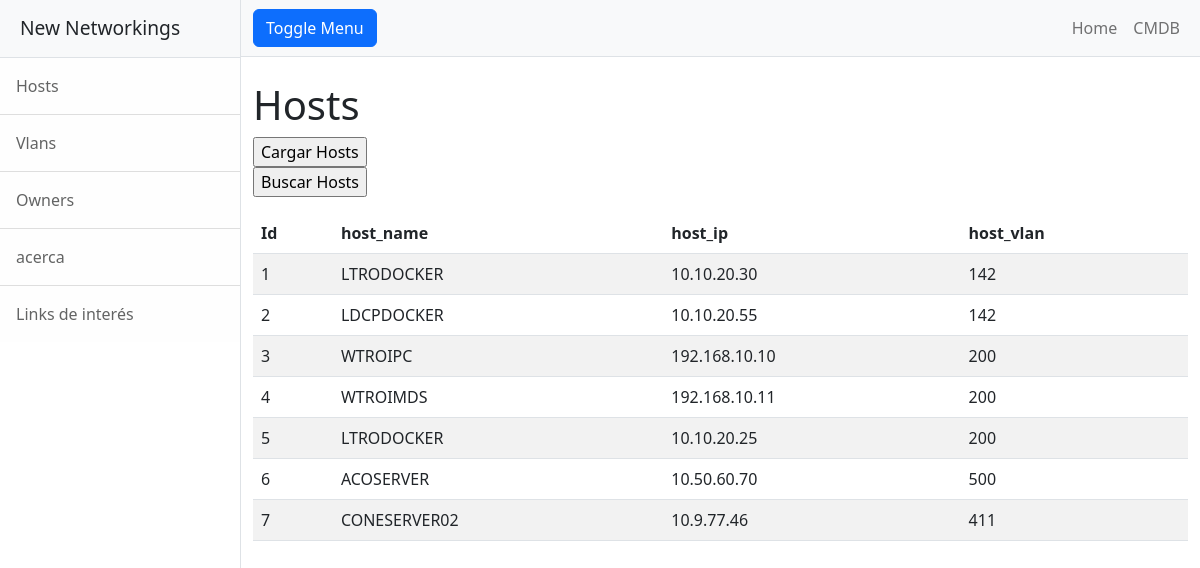
Page /hosts/ on the committed database.
### entidades/models.py (models this page shows)
class Hosts(models.Model):
    host_name = models.CharField(max_length=50)
    host_ip = models.CharField(max_length=18)
    host_vlan = models.IntegerField()

### entidades/views.py (the view)
# urls.py: path('hosts/', hosts, name="hosts"),
def hosts(request):
     contexto = {"hosts": Hosts.objects.all()}
     return render(request, "entidades/hosts.html", contexto)

### entidades/templates/entidades/hosts.html (shortened to what this page needs)
{% extends "entidades/index.html" %}
{% block titulo %}
 <h1 class="mt-4"> Hosts </h1>
 <form action= "{% url 'hostsForm' %}">
    <input type="submit" value="Cargar Hosts" />
 </form>
 <form action= "{% url 'buscarHosts' %}">
    <input type="submit" value="Buscar Hosts" />
 </form>
{% endblock titulo %}
{% block contenido %}
<table class="table table-striped">
    <thead>
        <tr>
            <th>Id</th>
            <th>host_name</th>
            <th>host_ip</th>
            <th>host_vlan</th>
        </tr>
    </thead>
    <tbody>
    {% for c in hosts  %}
        <tr>
            <td>{{ c.id }}</td>
            <td>{{ c.host_name }}</td>
            <td>{{ c.host_ip }}</td>
            <td>{{ c.host_vlan }}</td>
        </tr>
    {% endfor %}
    </tbody>
</table>
{% endblock contenido %}

### rows in the picture
Hosts: id "1", host_name "LTRODOCKER", host_ip "10.10.20.30", host_vlan "142"
Hosts: id "2", host_name "LDCPDOCKER", host_ip "10.10.20.55", host_vlan "142"
Hosts: id "3", host_name "WTROIPC", host_ip "192.168.10.10", host_vlan "200"
Hosts: id "4", host_name "WTROIMDS", host_ip "192.168.10.11", host_vlan "200"
Hosts: id "5", host_name "LTRODOCKER", host_ip "10.10.20.25", host_vlan "200"
Hosts: id "6", host_name "ACOSERVER", host_ip "10.50.60.70", host_vlan "500"
Hosts: id "7", host_name "CONESERVER02", host_ip "10.9.77.46", host_vlan "411"
